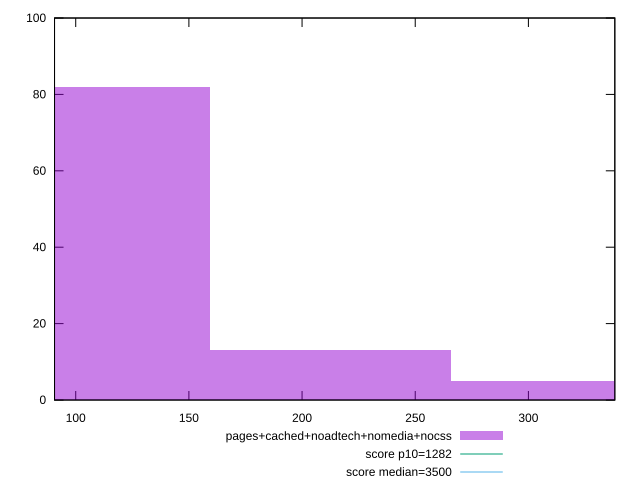

This figure's gnuplot source:
reset

$pagesCachedNoadtechNomediaNocss <<EOF
106.29276744820072 82
318.87830234460216 5
212.58553489640144 13
EOF

set key outside below
set boxwidth 106.29276744820072
set xrange [90.63600000000001:338.18399999999997]
set yrange [0:100]
set trange [0:100]
set style fill transparent solid 0.5 noborder

set parametric
set terminal svg size 640, 490 enhanced background rgb 'white'
set output "report_00017_2021-02-10T15-08-03.406Z/bootup-time/comparison/histogram/4_vs_5.svg"

plot $pagesCachedNoadtechNomediaNocss title "pages+cached+noadtech+nomedia+nocss" with boxes, \
     1282,t title "score p10=1282", \
     3500,t title "score median=3500"

reset
